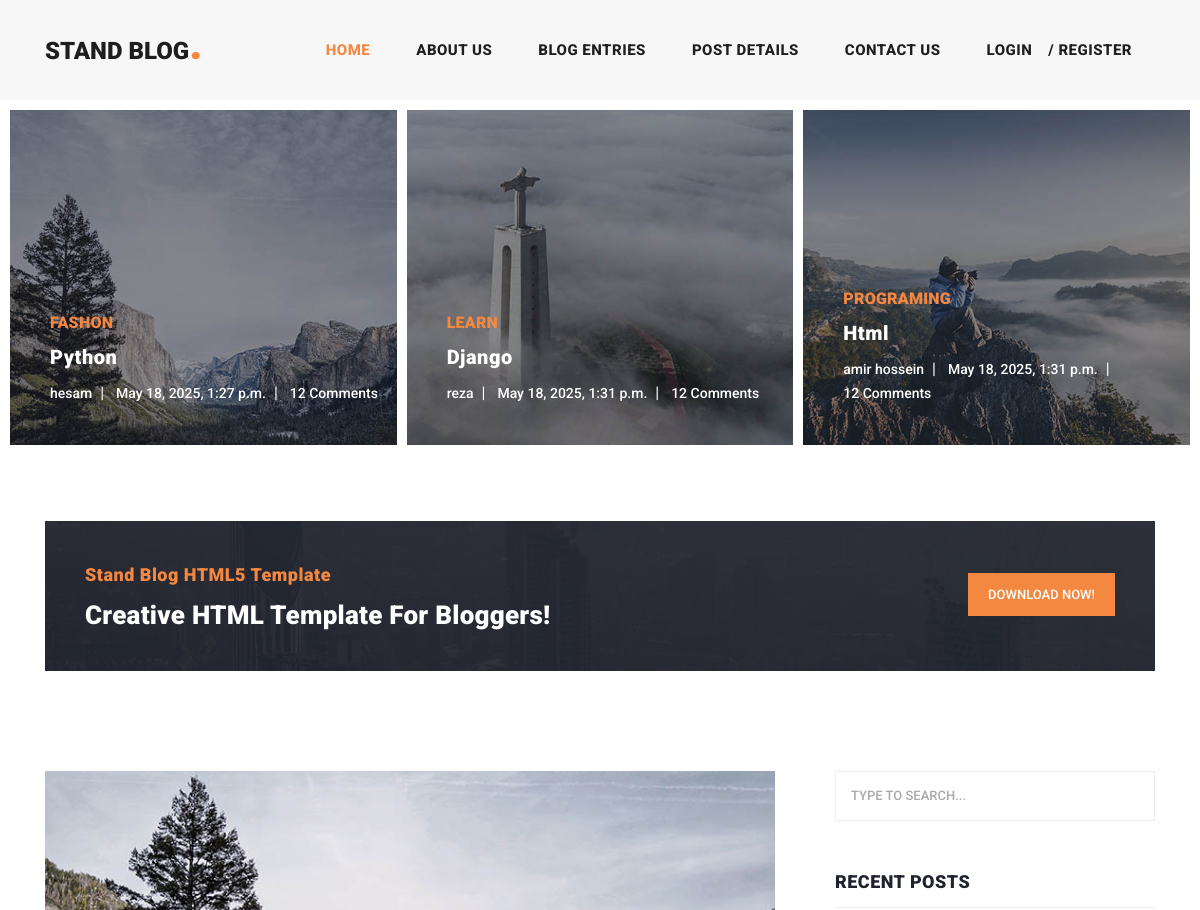
Before: / (upper part) with the older database file.
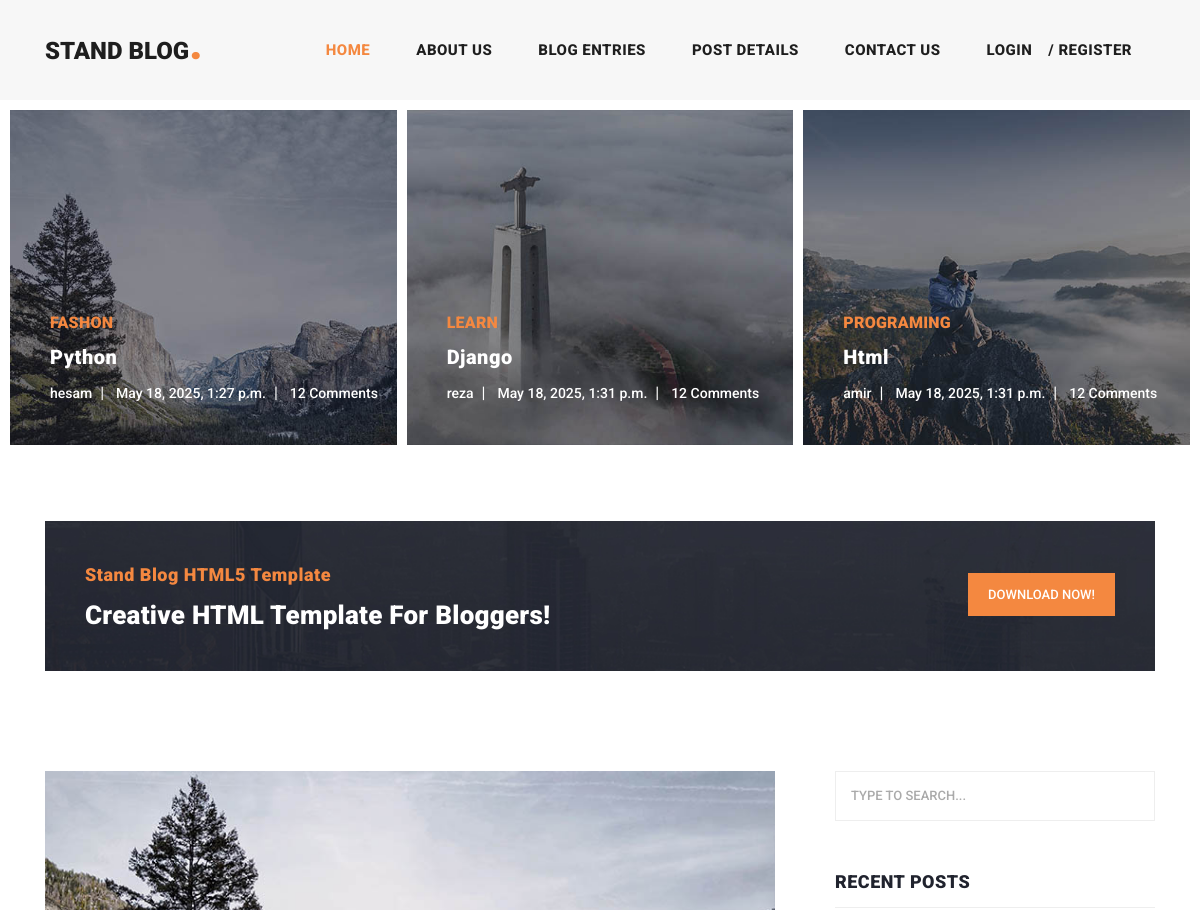
After: the same page with the newer database file.
### blog/models.py (models this page shows, shortened)
class Article(models.Model):
    title = models.CharField(max_length=200 ,editable=False ,help_text='enter your article title' )
    content = models.TextField()
    created_date = models.DateTimeField(auto_now_add=True)
    updated_date = models.DateTimeField(auto_now=True)
    image = models.ImageField(upload_to='blog/images/')
    author = models.ForeignKey(User, on_delete=models.CASCADE)
    category = models.ManyToManyField(Category)
    floatfield = models.FloatField(default=1)
    myfile = models.FileField(upload_to='blog/file/')
    status = models.BooleanField(default=True)
    published = models.BooleanField(default=True)
    objects = models.Manager()
    custom_objects = ArticleManager()

class Category(models.Model):
    name = models.CharField(max_length=50)

### home/views.py (the view)
# urls.py: 2. Add a URL to urlpatterns:  path('', views.home, name='home')
def home(request):
    articles = Article.objects.all()
    return render(request, 'home/index.html',{'articles':articles})

### home/templates/home/index.html (shortened to what this page needs)
{% load static %}
<!DOCTYPE html>
<html lang="en">
  <head>
    <link href={% static "vendor/bootstrap/css/bootstrap.min.css" %} rel="stylesheet">
    <link rel="stylesheet" href={% static "css/fontawesome.css" %}>
    <link rel="stylesheet" href={% static "css/templatemo-stand-blog.css" %}>
    <link rel="stylesheet" href={% static "css/owl.css" %}>
  </head>
  <body>
    <header class="">
      <nav class="navbar navbar-expand-lg">
        <div class="container">
          <a class="navbar-brand" href="index.html"><h2>Stand Blog<em>.</em></h2></a>
          <div class="collapse navbar-collapse" id="navbarResponsive">
            <ul class="navbar-nav ml-auto">
              <li class="nav-item active">
                <a class="nav-link" href="index.html">Home
                </a>
              </li>
              <li class="nav-item">
                <a class="nav-link" href="about.html">About Us</a>
              </li>
              <li class="nav-item">
                <a class="nav-link" href="blog.html">Blog Entries</a>
              </li>
              <li class="nav-item">
                <a class="nav-link" href="post-details.html">Post Details</a>
              </li>
              <li class="nav-item">
                <a class="nav-link" href="contact.html">Contact Us</a>
              </li>
                {% if request.user.is_authenticated%}
                <li class="nav-item">
                    <div class="d-flex">
                        {% if user.profile.image.url %}
                             <img src="{{ user.profile.image.url }}" class="rounded-circle " width="30" height="30" alt="no picture">
                            {% else %}
                            <img src="{% static 'images/profile.png' %}" class="rounded-circle " width="30" height="30" alt="no picture">
                            {% endif %}
                            </img>
                            {% if user.first_name %}
                             <a class="nav-link" href="">{{ user.first_name}}</a>
                             {% else %}
                             <a class="nav-link" href="">{{ user.username}}</a>
                             {% endif %}
                         <a class="nav-link  badge-danger  " href="/logout" >Log out</a>
                    </div>
                </li>
                {% else %}
                <li class="nav-item">
                    <div class="d-flex">
                        <a class="nav-link" href="login/">Login  </a>
                        <a class="nav-link" href="register/">/  Register</a>
                    </div>
                </li>
                {% endif %}
            </ul>
          </div>
        </div>
      </nav>
    </header>
    <div class="main-banner header-text">
      <div class="container-fluid">
        <div class="owl-banner owl-carousel">
          {% for article in articles %}
              <div class="item">
            <img src={{article.image.url}} alt="{{ article.title}}"/>
            <div class="item-content">
              <div class="main-content">
                <div class="meta-category">
                  <span>{{ article.category.first.name }}</span>
                </div>
                <a href="post-details.html"><h4>{{ article.title}}</h4></a>
                <ul class="post-info">
                  <li><a href="#">{{ article.author }}</a></li>
                  <li><a href="#">{{ article.created_date}}</a></li>
                  <li><a href="#">12 Comments</a></li>
                </ul>
              </div>
            </div>
          </div>
            {% endfor %}
        </div>
      </div>
    </div>
    <section class="call-to-action">
      <div class="container">
        <div class="row">
          <div class="col-lg-12">
            <div class="main-content">
              <div class="row">
                <div class="col-lg-8">
                  <span>Stand Blog HTML5 Template</span>
                  <h4>Creative HTML Template For Bloggers!</h4>
                </div>
                <div class="col-lg-4">
                  <div class="main-button">
                    <a rel="nofollow" href="https://templatemo.com/tm-551-stand-blog" target="_parent">Download Now!</a>
                  </div>
                </div>
              </div>
            </div>
          </div>
        </div>
      </div>
    </section>
    <section class="blog-posts">
      <div class="container">
        <div class="row">
          <div class="col-lg-8">
            <div class="all-blog-posts">
              <div class="row">
                <div class="col-lg-12">
                  <div class="blog-post">
                    <div class="blog-thumb">
                      <img src={% static "images/blog-post-01.jpg" %} alt="">
                    </div>
                  </div>
                </div>
              </div>
            </div>
          </div>
          <div class="col-lg-4">
            <div class="sidebar">
              <div class="row">
                <div class="col-lg-12">
                  <div class="sidebar-item search">
                    <form id="search_form" name="gs" method="GET" action="#">
                      <input type="text" name="q" class="searchText" placeholder="type to search..." autocomplete="on">
                    </form>
                  </div>
                </div>
                <div class="col-lg-12">
                  <div class="sidebar-item recent-posts">
                    <div class="sidebar-heading">
                      <h2>Recent Posts</h2>
                    </div>
                  </div>
                </div>
              </div>
            </div>
          </div>
        </div>
      </div>
    </section>
  </body>
</html>

### static/css/templatemo-stand-blog.css (style rules this page uses)
body { font-family: 'Roboto', sans-serif; overflow-x: hidden; text-rendering: optimizeLegibility; -webkit-font-smoothing: antialiased; -moz-osx-font-smoothing: grayscale; }
a { text-decoration: none!important; }
ul { padding: 0; margin: 0; list-style: none; }
h1,h2,h3,h4,h5,h6 { margin: 0px; }
.main-button a { display: inline-block; background-color: #f48840; color: #fff; font-size: 13px; font-weight: 500; padding: 12px 20px; text-transform: uppercase; transition: all .3s; }
header { position: absolute; z-index: 99999; width: 100%; height: 100px; background-color: #f7f7f7; -webkit-transition: all 0.3s ease-in-out 0s; -moz-transition: all 0.3s ease-in-out 0s; -o-transition: all 0.3s ease-in-out 0s; transition: all 0.3s ease-in-out 0s; }
header .navbar { padding: 25px 0px; }
.navbar .navbar-brand { float: left; margin-top: -12px; outline: none; }
.navbar .navbar-brand h2 { color: #1e1e1e; text-transform: uppercase; font-size: 24px; font-weight: 900; -webkit-transition: all .3s ease 0s; -moz-transition: all .3s ease 0s; -o-transition: all .3s ease 0s; transition: all .3s ease 0s; }
.navbar .navbar-brand h2 em { font-size: 44px; font-style: normal; color: #f48840; }
#navbarResponsive { z-index: 999; }
.navbar-collapse { text-align: center; }
.navbar .navbar-nav .nav-item { margin: 0px 15px; }
.navbar .navbar-nav a.nav-link { text-transform: capitalize; font-size: 15px; font-weight: 800; text-transform: uppercase; letter-spacing: 0.5px; color: #1e1e1e; transition: all 0.3s; }
.navbar .navbar-nav .nav-link:hover, .navbar .navbar-nav .active>.nav-link, .navbar .navbar-nav .nav-link.active, .navbar .navbar-nav .nav-link.show, .navbar .navbar-nav .show>.nav-link { color: #f48840; }
.main-banner .container-fluid { padding: 0px 10px; margin-bottom: -24px; }
.owl-banner { padding-top: 110px; }
.owl-banner .item { position: relative; }
.owl-banner .item .item-content { position: absolute; bottom: 40px; left: 40px; }
.owl-banner .item .item-content .meta-category span { color: #f48840; font-size: 18px; text-transform: uppercase; font-weight: 900; letter-spacing: 0.25px; }
.owl-banner .item .item-content h4 { font-size: 24px; font-weight: 900; color: #fff; letter-spacing: 0.5px; text-transform: capitalize; margin: 10px 0px 12px 0px; }
.owl-banner .item .item-content ul li { display: inline-block; margin-right: 8px; }
.owl-banner .item .item-content ul li:after { content: '|'; color: #fff; margin-left: 8px; }
.owl-banner .item .item-content ul li:last-child::after { display: none; }
.owl-banner .item .item-content ul li a { font-size: 14px; color: #fff; font-weight: 500; transition: all .3s; }
.call-to-action { margin-top: 100px; }
.call-to-action .main-content { padding: 40px; background-image: url(../images/cta-bg.jpg); background-position: center center; background-repeat: no-repeat; background-size: cover; }
.call-to-action .main-content span { color: #f48840; font-size: 18px; font-weight: 900; letter-spacing: 0.5px; }
.call-to-action .main-content h4 { margin-bottom: 0px; margin-top: 12px; color: #fff; font-size: 26px; font-weight: 900; letter-spacing: 0.25px; }
.call-to-action .main-content .main-button { text-align: right; margin-top: 12px; }
.blog-posts { margin-top: 100px; }
.blog-posts .blog-post { margin-bottom: 30px; }
.blog-posts .blog-thumb img { width: 100%; overflow: hidden; }
.blog-posts .sidebar-heading h2 { font-size: 18px; text-transform: uppercase; font-weight: 900; letter-spacing: 0.5px; color: #20232e; border-bottom: 1px solid #eee; padding-bottom: 15px; margin-bottom: 25px; }
.sidebar { margin-left: 30px; }
.sidebar .sidebar-item { margin-top: 50px; }
.sidebar .search { margin-top: 0px; }
.sidebar .sidebar-heading h2 { font-size: 18px; text-transform: uppercase; font-weight: 900; letter-spacing: 0.5px; color: #20232e; border-bottom: 1px solid #eee; padding-bottom: 15px; margin-bottom: 25px; }
.sidebar .search input { width: 100%; height: 50px; border: 1px solid #eee; font-size: 13px; text-transform: uppercase; font-weight: 500; color: #7a7a7a; outline: none; padding: 0px 15px; }
.sidebar .search input::placeholder { color: #aaa; }
@media (max-width: 1250px) { .owl-banner .item .item-content .meta-category span { font-size: 16px; } }
@media (max-width: 1250px) { .owl-banner .item .item-content h4 { font-size: 20px; } }

Changed rows visible on the page:
changed Article "Html": author "amir hossein" → "amir"
